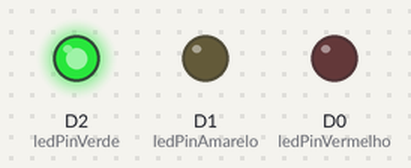
The sketch below on a simulated ESP8266 (NodeMCU). Shown: output pins drawn as LEDs (lit = HIGH).

Above: at 0.5 s.
At 1.5 s:
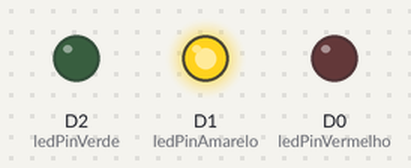
At 5.5 s:
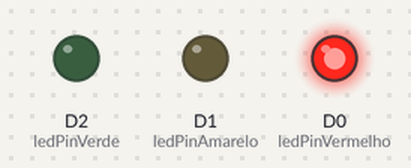
Timing chart, 0 to 6.9 s (numbered marks = the images above):
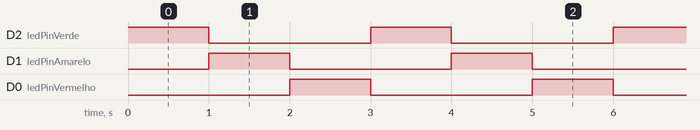

Measured:
- by itself, D2 (ledPinVerde), D1 (ledPinAmarelo), D0 (ledPinVermelho): alternates HIGH for 1.0 s and LOW for 2.0 s
- by itself, everything shown: repeats every 3.0 s, in 4 steps

The sketch:

esp8266_sinal_01.ino
```cpp
const int ledPinVerde = D2;
const int ledPinAmarelo = D1;
const int ledPinVermelho = D0;

void setup() {
  // put your setup code here, to run once:

  pinMode(ledPinVerde, OUTPUT);
  pinMode(ledPinAmarelo, OUTPUT);
  pinMode(ledPinVermelho, OUTPUT);
}

void loop() {
  // put your main code here, to run repeatedly:
  digitalWrite(ledPinVerde, HIGH);
  delay(1000);
  digitalWrite(ledPinVerde, LOW);
  digitalWrite(ledPinAmarelo, HIGH);
  delay(1000);
  digitalWrite(ledPinAmarelo, LOW);
  digitalWrite(ledPinVermelho, HIGH);
  delay(1000);
  digitalWrite(ledPinVermelho, LOW);
}
```
